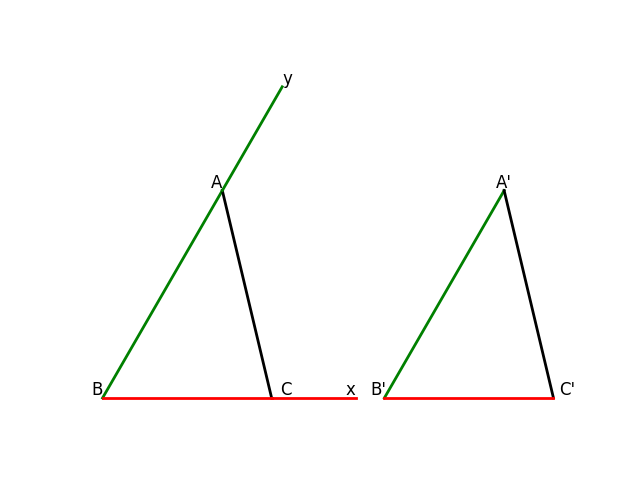

Write the Python code that produced this figure.
import matplotlib.pyplot as plt
import numpy as np

fig, ax = plt.subplots()

angle = 60
side1 = 6
side2 = 8.5

direction = np.array([np.cos(np.radians(angle)), np.sin(np.radians(angle))])

B = np.array([-10, 0])
C = np.array([-10 + side1, 0])
A = B + direction * side2
Y = B + direction * side2 * 1.5
X = np.array([-10 + side1 * 1.5, 0])

N = np.array([0, 0])
P = np.array([side1, 0])
M = N + direction * side2

ax.plot([A[0], B[0]], [A[1], B[1]], 'green', linewidth=2)
ax.plot([A[0], C[0]], [A[1], C[1]], 'black', linewidth=2)
ax.plot([B[0], C[0]], [B[1], C[1]], 'red', linewidth=2)
ax.plot([A[0], Y[0]], [A[1], Y[1]], 'green', linewidth=2)
ax.plot([C[0], X[0]], [C[1], X[1]], 'red', linewidth=2)

ax.plot([M[0], N[0]], [M[1], N[1]], 'green', linewidth=2)
ax.plot([M[0], P[0]], [M[1], P[1]], 'black', linewidth=2)
ax.plot([N[0], P[0]], [N[1], P[1]], 'red', linewidth=2)

ax.text(A[0] - 0.2, A[1] + 0.1, 'A', fontsize=12, ha='center', color = 'k')
ax.text(B[0] - 0.2, B[1] + 0.1, 'B', fontsize=12, ha='center', color = 'k')
ax.text(C[0] + 0.5, C[1] + 0.1, 'C', fontsize=12, ha='center', color = 'k')
ax.text(Y[0] + 0.2, Y[1] + 0.1, 'y', fontsize=12, ha='center', color = 'k')
ax.text(X[0] - 0.2, X[1] + 0.1, 'x', fontsize=12, ha='center', color = 'k')
ax.text(M[0], M[1] + 0.1, 'A\'', fontsize=12, ha='center', color = 'k')
ax.text(N[0] - 0.2, N[1] + 0.1, 'B\'', fontsize=12, ha='center', color = 'k')
ax.text(P[0] + 0.5, P[1] + 0.1, 'C\'', fontsize=12, ha='center', color = 'k')

# Setting the plot
ax.set_xticks([])
ax.set_yticks([])
ax.set_xlabel('')
ax.set_ylabel('')
ax.set_aspect('equal')

plt.box(False)
plt.show()
